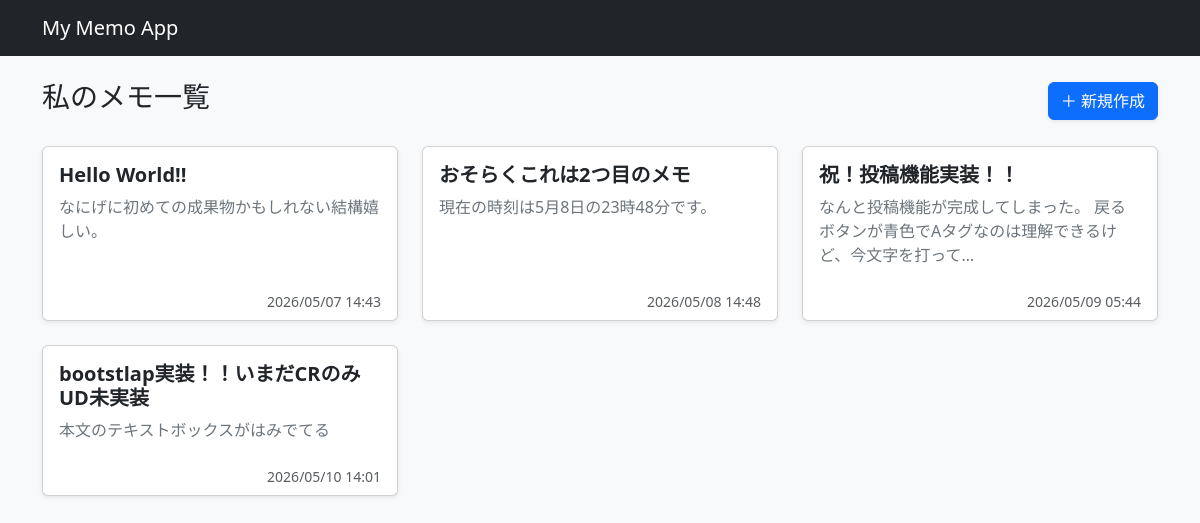
Before: / with the older database file.
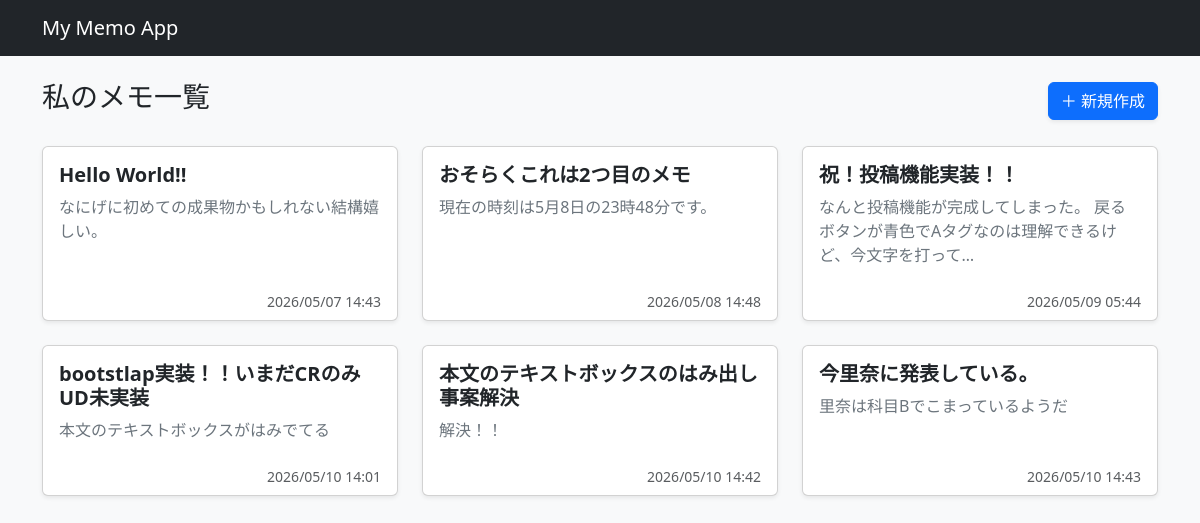
After: the same page with the newer database file.
### memo/models.py (models this page shows, shortened)
class Memo(models.Model):
    title = models.CharField('タイトル',max_length = 100)
    content = models.TextField('本文')
    created_at = models.DateTimeField('作成日時', auto_now_add=True)
    updated_at = models.DateTimeField('更新日時', auto_now=True)

### memo/views.py (the view)
# urls.py: path('', MemoListView.as_view(), name = 'index'),
class MemoListView(ListView):
    model = Memo
    temlate_name = 'memo/memo_list.html'

### memo/templates/memo/memo_list.html
{% extends 'memo/base.html' %} {% block content %}
<div class="d-flex justify-content-between align-items-center mb-4">
    <h1 class="h3">私のメモ一覧</h1>
    <a href="{% url 'create' %}" class="btn btn-primary shadow-sm">＋ 新規作成</a>
</div>
<div class="row"> {% for memo in object_list %}
    <div class="col-md-4 mb-4"> <div class="card h-100 shadow-sm"> <div class="card-body">
                <h5 class="card-title fw-bold">{{ memo.title }}</h5>
                <p class="card-text text-secondary">
                    {{ memo.content | truncatechars:50 }} </p>
            </div>
            <div class="card-footer bg-transparent border-top-0 text-muted small text-end">
                {{ memo.created_at | date:"Y/m/d H:i" }} </div>
        </div>
    </div>
    {% endfor %}
</div>
{% endblock %}

### memo/templates/memo/base.html (shortened to what this page needs)
<!doctype html>
<html lang="ja">
  <head>
    <link href="https://cdn.jsdelivr.net/npm/bootstrap@5.3.0/dist/css/bootstrap.min.css" rel="stylesheet">
  </head>
  <body class="bg-light"> <nav class="navbar navbar-dark bg-dark mb-4">
      <div class="container">
        <a class="navbar-brand font-weight-bold" href="{% url 'index' %}">My Memo App</a>
      </div>
    </nav>
    <div class="container">
      {% block content %}
      {% endblock %}
    </div>
  </body>
</html>

Changed rows visible on the page:
added Memo: title "本文のテキストボックスのはみ出し事案解決", content "解決！！", created_at "2026/05/10 14:42"
added Memo: title "今里奈に発表している。", content "里奈は科目Bでこまっているようだ", created_at "2026/05/10 14:43"
